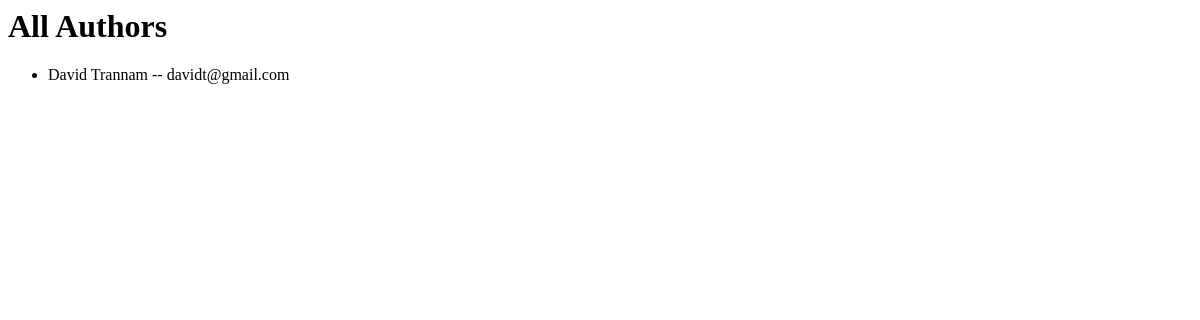
The page /articles/authors/ on the database as committed earlier.
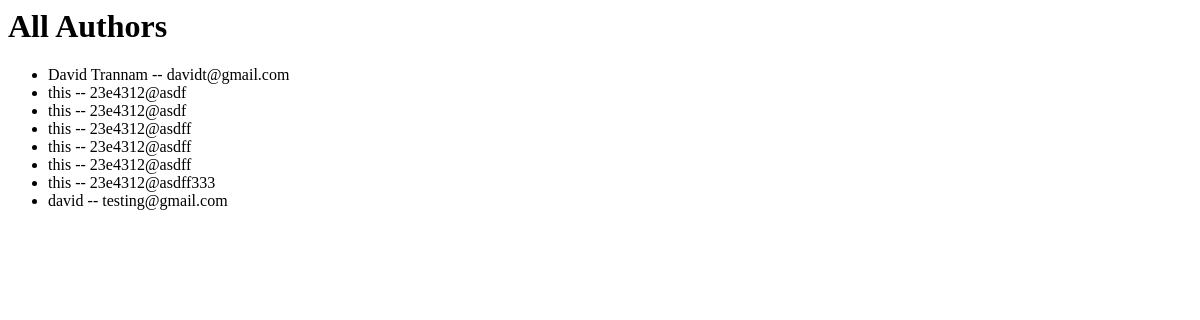
The same page on the database as committed later.
### articles/models.py (models this page shows, shortened)
class Author(models.Model):
    name = models.CharField(max_length=50)
    email = models.CharField(max_length=50)

### articles/views.py (the view)
# urls.py: path("authors/", views.authors, name="author"),
def authors(request):
    try:
        a = Author.objects.all()
    except Article.DoesNotExist:
        raise Http404("Article does not exist")
    return render(request, 'articles/authors.html', {
        'authors': a})

### articles/templates/articles/authors.html
{% if authors %}
    <h1>All Authors</h1>
    <ul>
    {% for a in authors %}
        <li>{{a.name}} -- {{a.email}}</li>
    {% endfor %}
    </ul>
{% else %}
    <p>No articles made</p>
{% endif %}

Rows that differ between the two databases and show on the page:
added Author: name "this", email "23e4312@asdf"
added Author: name "this", email "23e4312@asdf"
added Author: name "this", email "23e4312@asdff"
added Author: name "this", email "23e4312@asdff"
added Author: name "this", email "23e4312@asdff"
added Author: name "this", email "23e4312@asdff333"
added Author: name "david", email "testing@gmail.com"
